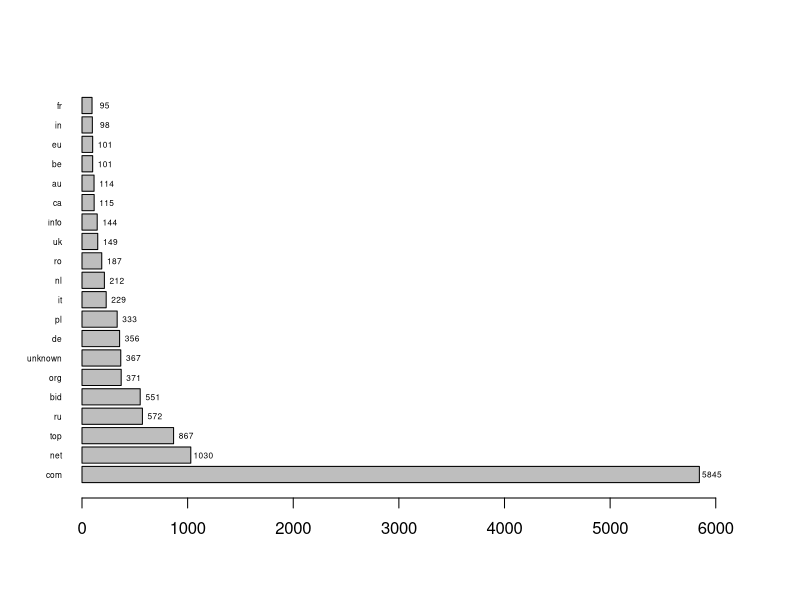

Write R code to recreate this figure.
# Import dataset
ransomwareDataset <- read.csv(file="dataset_ransomware.csv", header=TRUE, sep=",", skip = 8)

# Create domain column
domain <- function(x){
  if(x!=""){
      splitted <- strsplit(strsplit(gsub("http://|https://|www\\.", "", x), "/")[[c(1, 1)]], ".", fixed = TRUE)
      lastelem <- tail(splitted[[1]], n=1)
      if(is.na(as.numeric(lastelem))){
        lastelem
      }
      else{
        'unknown'
      }
  }
}

splitedvec <- unlist(lapply(ransomwareDataset$Host, domain), use.names=FALSE)

domainfreq <- as.data.frame(table(splitedvec))
names(domainfreq)[1] = "Domains"

# Order on size and pick the top 20
orderedFreq <- domainfreq[with(domainfreq, order(Freq, decreasing = TRUE)), ]
top20 <- orderedFreq[1:20,]
rownames(top20) <- NULL
top20 <- droplevels(top20)

# Plot a graph
bp <- barplot(top20$Freq, names.arg = top20$Domain, cex.names = 0.5, las = 1, horiz = TRUE, xlim=c(0,6400))
values <- as.matrix(top20$Freq)
text(values+120, bp, labels=as.character(values), cex = 0.5)
